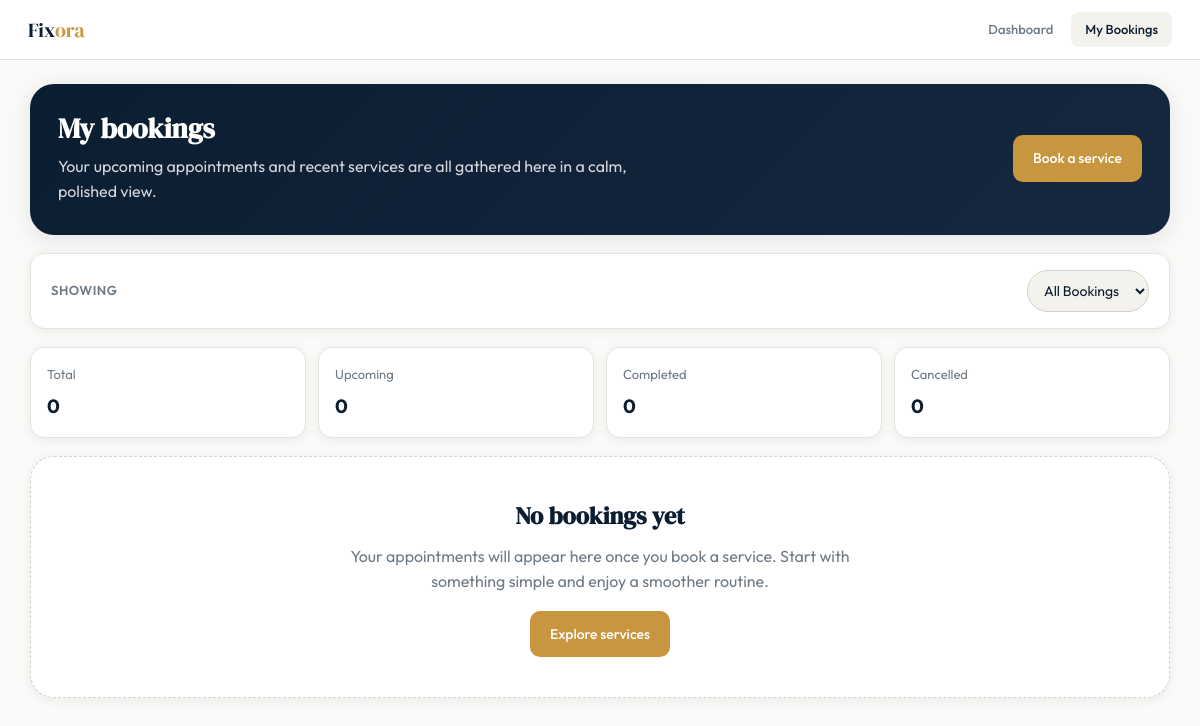
/booking/my-bookings/ (signed in), run on an earlier commit of the app's database.
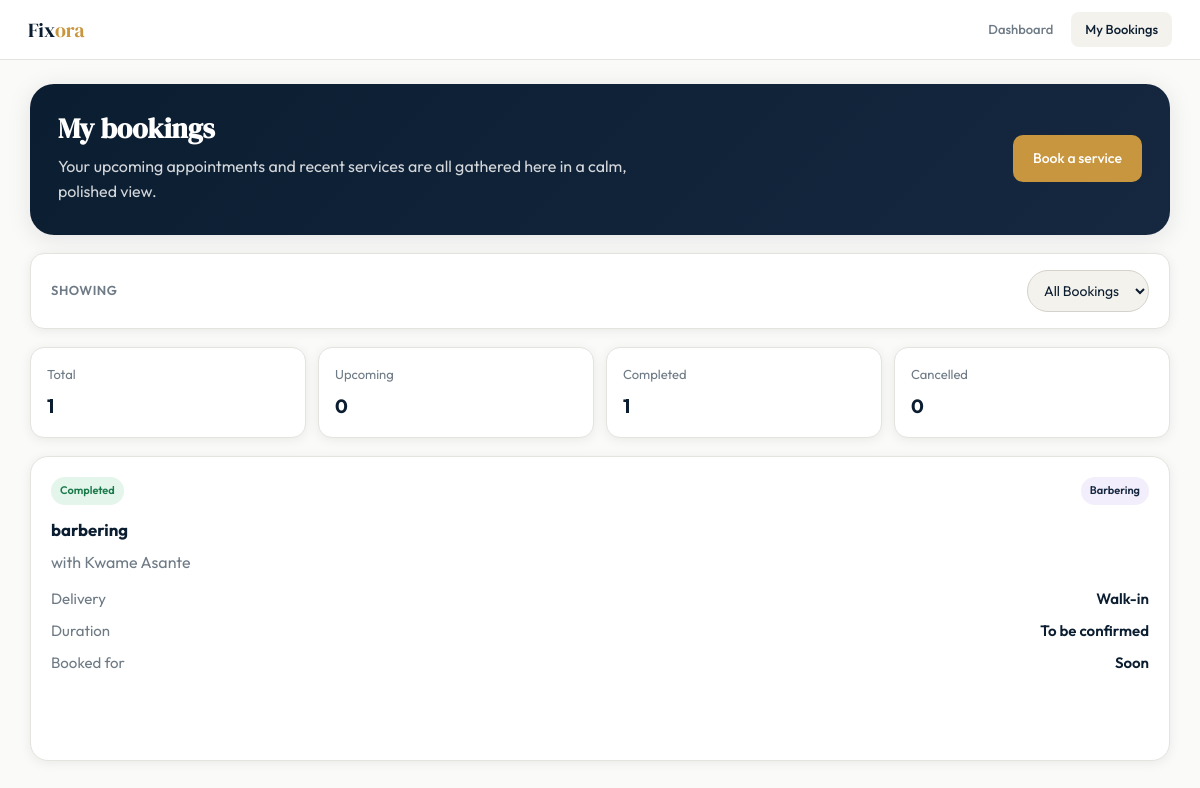
And on a later commit of the database.
### booking/models.py (models this page shows)
class Booking(models.Model):
    customer = models.ForeignKey(User, on_delete=models.CASCADE, related_name='booking')
    provider = models.ForeignKey(Provider, on_delete=models.CASCADE)
    service = models.CharField(max_length=100)
    duration = models.CharField(max_length=100)
    status = models.CharField(max_length=100)
    delivery_type =models.CharField(max_length=100)
    service_type = models.CharField(max_length=100)
    booking_date = models.DateField(default="1900-01-01")
    booking_time = models.TimeField(default="00:00:00")

### provider/models.py (models this page shows, shortened)
class Provider(models.Model):
    class ServiceType(models.TextChoices):
        BARBERING= 'barbering', 'Barbering'
        LAUNDRY= 'laundry', 'Laundry'
        CLEANING= 'cleaning', 'Cleaning'
    class ServiceMode(models.TextChoices):
        HOME = 'home', 'Home Service'
        WALK_IN = 'walk_in', 'Walk-in'
    user = models.OneToOneField(User, on_delete=models.CASCADE, related_name='provider_profile')
    full_name =models.CharField(max_length=100)
    email=models.EmailField(unique=True)
    phone_number=models.CharField(max_length=10)
    service_type=models.CharField(max_length=100, choices=[('barbering', 'Barbering'), ('laundry', 'Laundry'), ('cleaning', 'Cleaning')])
    service_mode=models.CharField(max_length=20, choices=[('home', 'Home Service'), ('walk_in', 'Walk-in')])
    delivery_type=models.CharField(max_length=20, choices=[('home_service', 'Home Service'), ('pickup', 'Pickup')])
    address=models.CharField(max_length=100)
    bio=models.TextField()
    profile_picture=models.ImageField(upload_to='profile_pictures/', blank=True, null=True)
    status=models.CharField(max_length=10, choices=[('active', 'Active'), ('inactive', 'Inactive')], default='active')
    rating=models.DecimalField(max_digits=3, decimal_places=2, default=0.00)
    availability=models.BooleanField(default=True)
    working_hours=models.CharField(max_length=100)
    created_at=models.DateTimeField(auto_now_add=True)
    class Meta:
        db_table = 'providers'

### booking/views.py (the view)
# urls.py: path('my-bookings/', views.my_bookings, name='my_bookings'),
@login_required
def my_bookings(request):
    status_filter = request.GET.get('status', '')
    bookings = Booking.objects.filter(customer=request.user).select_related('provider').order_by('-id')
    if status_filter:
        bookings = bookings.filter(status=status_filter)
    upcoming = bookings.filter(status__in=['pending', 'confirmed'])
    completed = bookings.filter(status='completed')
    cancelled = bookings.filter(status='cancelled')
    context = {
        'bookings': bookings,
        'upcoming_bookings': upcoming,
        'completed_bookings': completed,
        'cancelled_bookings': cancelled,
        'status_filter': status_filter,
        'status_choices': [
            ('', 'All Bookings'),
            ('pending', 'Pending'),
            ('confirmed', 'Confirmed'),
            ('completed', 'Completed'),
            ('cancelled', 'Cancelled'),
        ],
    }
    return render(request, 'booking/my_bookings.html', context)

### booking/templates/booking/my_bookings.html (shortened to what this page needs)
{% load static %}
<!doctype html>
<html lang="en" data-theme="light">
  <head>
  </head>
  <body>
    <nav class="pg-nav">
      <div class="pg-nav-title">Fix<span>ora</span></div>
      <div class="pg-tabs">
        <a href="{% url 'dashboard' %}" class="pg-tab">Dashboard</a>
        <a href="{% url 'my_bookings' %}" class="pg-tab active">My Bookings</a>
      </div>
    </nav>
    <div class="page">
      <section class="hero">
        <div>
          <h1>My bookings</h1>
          <p>
            Your upcoming appointments and recent services are all gathered here
            in a calm, polished view.
          </p>
        </div>
        <a href="{% url 'dashboard' %}" class="btn btn-primary"
          >Book a service</a
        >
      </section>
      <form method="get" class="filter-card">
        <label for="status">Showing</label>
        <select name="status" id="status" onchange="this.form.submit()">
          {% for value, label in status_choices %}
          <option
            value="{{ value }}"
            {%
            if
            status_filter=""
            ="value"
            %}selected{%
            endif
            %}
          >
            {{ label }}
          </option>
          {% endfor %}
        </select>
      </form>
      <div class="stats-row">
        <div class="stat-card">
          <span>Total</span>
          <strong>{{ bookings.count }}</strong>
        </div>
        <div class="stat-card">
          <span>Upcoming</span>
          <strong>{{ upcoming_bookings.count }}</strong>
        </div>
        <div class="stat-card">
          <span>Completed</span>
          <strong>{{ completed_bookings.count }}</strong>
        </div>
        <div class="stat-card">
          <span>Cancelled</span>
          <strong>{{ cancelled_bookings.count }}</strong>
        </div>
      </div>
      {% if bookings %}
      <div class="bookings-grid">
        {% for booking in bookings %}
        <article class="booking-card">
          <div class="booking-top">
            <span class="badge badge-{{ booking.status }}"
              >{{ booking.status|title }}</span
            >
            <span class="badge badge-soft"
              >{{ booking.service_type|title }}</span
            >
          </div>
          <h3>{{ booking.service }}</h3>
          <p class="provider">
            with {{ booking.provider.full_name|default:"your provider" }}
          </p>
          <div class="detail-list">
            <div class="detail-item">
              <span>Delivery</span>
              <span>
                {% if booking.delivery_type == "pickup" %}
                  Walk-in
                {% elif booking.delivery_type == "home_delivery" %}
                  Home Service
                {% else %}
                  {{ booking.delivery_type|title }}
                {% endif %}
              </span>
            </div>
            <div class="detail-item">
              <span>Duration</span>
              <span>{{ booking.duration|default:"To be confirmed" }}</span>
            </div>
            <div class="detail-item">
              <span>Booked for</span>
              <span>{{ booking.service_date|default:"Soon" }}</span>
            </div>
          </div>
          <div class="booking-footer">
            <a
              href="{% url 'booking_detail' booking.id %}"
              class="btn btn-outline"
              >View details</a
            >
          </div>
        </article>
        {% endfor %}
      </div>
      {% else %}
      <div class="empty-card">
        <h2>No bookings yet</h2>
        <p>
          Your appointments will appear here once you book a service. Start with
          something simple and enjoy a smoother routine.
        </p>
        <a href="{% url 'booking' %}" class="btn btn-primary"
          >Explore services</a
        >
      </div>
      {% endif %}
    </div>
  </body>
</html>

What changed in the data, as far as the page shows it:
added Booking: status "Completed", service_type "Barbering", service "barbering", provider.full_name "Kwame Asante", delivery_type "Walk-in", duration "To be confirmed", service_date "Soon"
Also different on the page:
{{ bookings.count }}: "0" → "1"
{{ completed_bookings.count }}: "0" → "1"
text no longer shown: "No bookings yet Your appointments will appear here once you book a service. Start with something simple and enjoy a smoother routine. Explore services"
